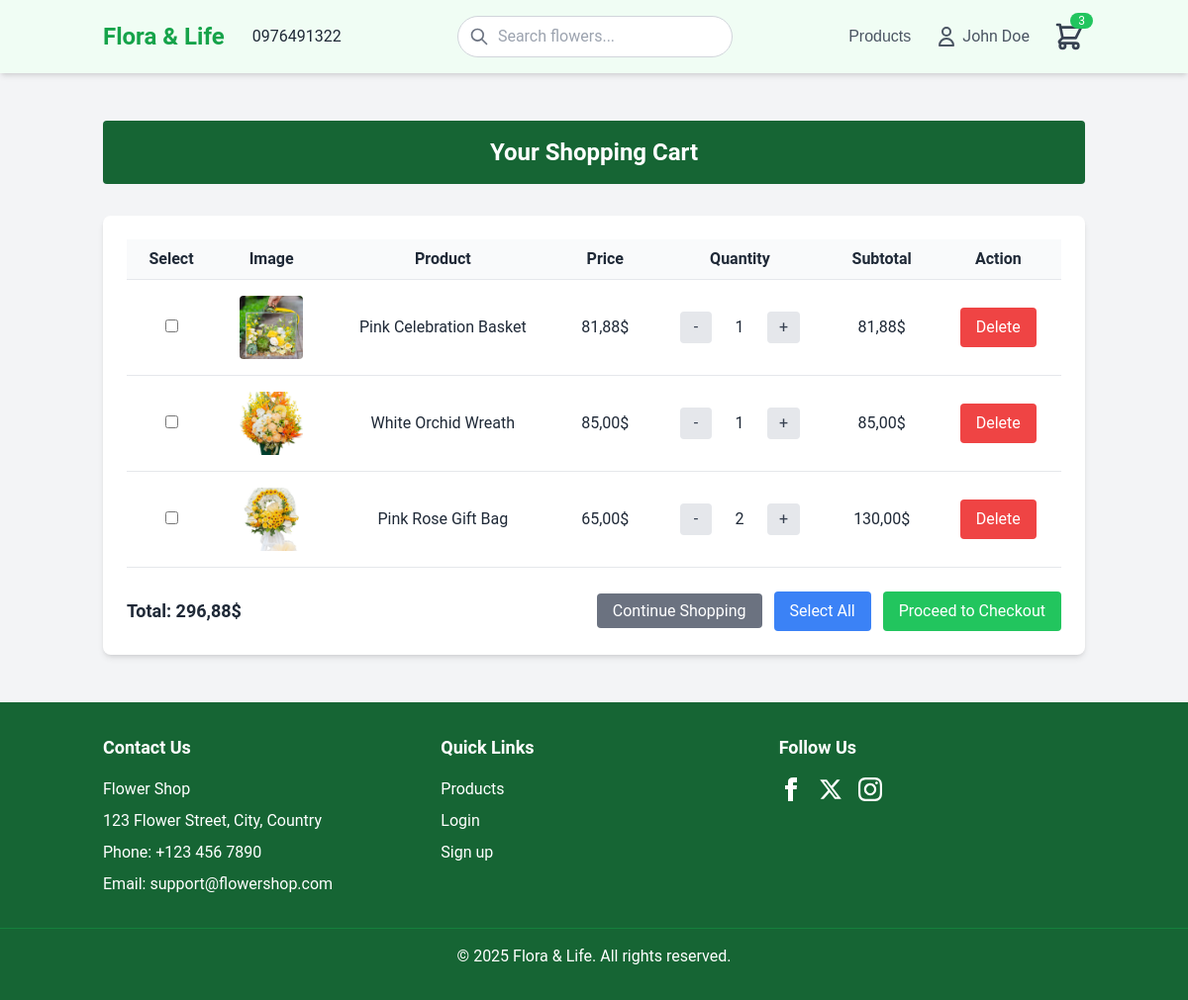
/cart.php (signed in), run on the app's committed database.
### tables this page shows
CREATE TABLE `cart` (
  `id` int(11) NOT NULL,
  `user_id` bigint(20) NOT NULL,
  `pid` bigint(20) NOT NULL,
  `name` varchar(255) NOT NULL,
  `price` decimal(10,2) NOT NULL,
  `quantity` int(11) NOT NULL,
  `image` varchar(255) NOT NULL,
  `created_at` datetime DEFAULT current_timestamp(),
  `updated_at` datetime DEFAULT current_timestamp() ON UPDATE current_timestamp()
);

CREATE TABLE `products` (
  `id` bigint(20) NOT NULL,
  `name` varchar(255) NOT NULL,
  `price` decimal(10,2) NOT NULL,
  `sale` decimal(10,2) NOT NULL DEFAULT 0.00,
  `product_detail` text NOT NULL,
  `image` varchar(255) NOT NULL,
  `origin` varchar(255) DEFAULT NULL,
  `type` enum('birthday','wedding','bouquet','condolence','basket','other') DEFAULT 'other',
  `created_at` datetime DEFAULT current_timestamp(),
  `updated_at` datetime DEFAULT current_timestamp() ON UPDATE current_timestamp()
);

### cart.php (the view, shortened to what this page needs)
<?php
include 'connection.php';
$user_id = isset($_SESSION['user_id']) ? $_SESSION['user_id'] : null;
$user_name = isset($_SESSION['user_name']) ? $_SESSION['user_name'] : 'Guest';
function fetchCartItems($conn, $user_id) {
    $cart_items = [];
    $total_price = 0;
    $stmt = $conn->prepare("
        SELECT c.id, c.pid, c.name, p.price, c.quantity, c.image, p.sale
        FROM cart c
        JOIN products p ON c.pid = p.id
        WHERE c.user_id = ?
    ");
    $stmt->bind_param("i", $user_id);
    $stmt->execute();
    $result = $stmt->get_result();
    while ($row = $result->fetch_assoc()) {
        $cart_items[] = $row;
        $discounted_price = $row['price'] * (100 - $row['sale']) / 100;
        $total_price += $discounted_price * $row['quantity'];
    }
    return ['items' => $cart_items, 'total_price' => $total_price];
}
$cart_data = fetchCartItems($conn, $user_id);
$cart_items = $cart_data['items'];
$total_price = $cart_data['total_price'];
$cart_count = count($cart_items);
?>
<!DOCTYPE html>
<html lang="en">
<head>
    <link rel="stylesheet" href="style1.css">
    <script src="https://cdn.tailwindcss.com"></script>
    <link rel="stylesheet" href="https://cdnjs.cloudflare.com/ajax/libs/font-awesome/6.4.2/css/all.min.css"/>
</head>
<body>
    <header class="header bg-green-50 shadow-md sticky top-0 z-50">
        <div class="container mx-auto px-4 py-4 flex justify-between items-center">
            <div class="flex items-center space-x-6">
                <a href="/" class="text-2xl font-bold text-green-600">Flora & Life</a>
                <div class="contact-info">
                    <div class="flex items-center gap-1">
                        <span>0976491322</span>
                    </div>
                </div>
            </div>
            <div class="search-bar">
                <div class="relative">
                    <input type="text" placeholder="Search flowers..." class="w-full pl-10 pr-4 py-2 rounded-full border border-gray-300 focus:outline-none focus:border-green-500 text-gray-700">
                    <svg class="w-5 h-5 absolute left-3 top-1/2 transform -translate-y-1/2 text-gray-500" fill="none" stroke="currentColor" viewBox="0 0 24 24" xmlns="http://www.w3.org/2000/svg">
                        <path stroke-linecap="round" stroke-linejoin="round" stroke-width="2" d="M21 21l-6-6m2-5a7 7 0 11-14 0 7 7 0 0114 0z"></path>
                    </svg>
                </div>
            </div>
            <nav class="nav-links flex space-x-6 items-center">
                <div class="relative dropdown">
                    <a href="product.php" class="text-gray-700 hover:text-green-500">Products</a>
                </div>
                <div class="relative dropdown">
                    <a href="#" class="text-gray-700 hover:text-green-500 flex items-center">
                        <svg class="w-6 h-6 mr-1" fill="none" stroke="currentColor" viewBox="0 0 24 24" xmlns="http://www.w3.org/2000/svg">
                            <path stroke-linecap="round" stroke-linejoin="round" stroke-width="2" d="M16 7a4 4 0 11-8 0 4 4 0 018 0zM12 14a7 7 0 00-7 7h14a7 7 0 00-7-7z"></path>
                        </svg>
                        <span><?php echo htmlspecialchars($user_name); ?></span>
                    </a>
                </div>
                <a href="cart.php" class="text-gray-700 hover:text-green-500 relative">
                    <span class="absolute -top-2 -right-2 bg-green-500 text-white text-xs rounded-full px-2"><?php echo $cart_count; ?></span>
                </a>
            </nav>
        </div>
    </header>
    <main class="py-12 bg-gray-100">
        <div class="container mx-auto px-4">
            <h2 class="text-2xl font-bold text-white text-center bg-green-800 py-4 mb-8 rounded">Your Shopping Cart</h2>
            <?php if (empty($cart_items)): ?>
                <p class="text-gray-600 text-center">Your cart is empty. <a href="customer.php" class="text-green-500 hover:underline">Start shopping!</a></p>
            <?php else: ?>
                <div class="bg-white p-6 rounded-lg shadow-md">
                    <form id="checkout-form" action="checkout.php" method="POST">
                        <table class="w-full text-left">
                            <thead>
                                <tr class="border-b">
                                    <th class="py-2">Select</th>
                                    <th class="py-2">Image</th>
                                    <th class="py-2">Product</th>
                                    <th class="py-2">Price</th>
                                    <th class="py-2">Quantity</th>
                                    <th class="py-2">Subtotal</th>
                                    <th class="py-2">Action</th>
                                </tr>
                            </thead>
                            <tbody>
                                <?php foreach ($cart_items as $item): ?>
                                    <tr class="border-b">
                                        <td class="py-4">
                                            <input type="checkbox" name="cart_ids[]" value="<?php echo $item['id']; ?>" class="item-checkbox">
                                        </td>
                                        <td class="py-4">
                                            <img src="<?php echo htmlspecialchars($item['image']); ?>" alt="<?php echo htmlspecialchars($item['name']); ?>" class="w-16 h-16 object-cover rounded">
                                        </td>
                                        <td class="py-4"><?php echo htmlspecialchars($item['name']); ?></td>
                                        <td class="py-4">
                                            <?php
                                            $discounted_price = $item['price'] * (100 - $item['sale']) / 100;
                                            echo number_format($discounted_price, 2, ',', '.');
                                            ?>$
                                        </td>
                                        <td class="py-4">
                                            <div class="quantity-controls">
                                                <form action="cart.php" method="POST">
                                                    <button type="submit" name="decrease_quantity">-</button>
                                                </form>
                                                <span><?php echo $item['quantity']; ?></span>
                                                <form action="cart.php" method="POST">
                                                    <button type="submit" name="increase_quantity">+</button>
                                                </form>
                                            </div>
                                        </td>
                                        <td class="py-4">
                                            <?php echo number_format($discounted_price * $item['quantity'], 2, ',', '.'); ?>$
                                        </td>
                                        <td class="py-4">
                                            <form action="cart.php" method="POST">
                                                <button type="submit" name="remove_item" style="background-color: #ef4444; color: white; padding: 8px 16px; border: none; border-radius: 4px; cursor: pointer;">Delete</button>
                                            </form>
                                        </td>
                                    </tr>
                                <?php endforeach; ?>
                            </tbody>
                        </table>
                        <div class="mt-6 flex justify-between items-center">
                            <div>
                                <p class="text-lg font-bold">Total: <?php echo number_format($total_price, 2, ',', '.'); ?>$</p>
                            </div>
                            <div>
                                <a href="customer.php" class="bg-gray-500 text-white px-4 py-2 rounded hover:bg-gray-600 mr-2">Continue Shopping</a>
                                <button type="button" id="select-all-btn" onclick="toggleSelectAll()" class="bg-blue-500 text-white px-4 py-2 rounded hover:bg-blue-600 mr-2">Select All</button>
                                <button type="submit" name="checkout_selected" class="bg-green-500 text-white px-4 py-2 rounded hover:bg-green-600">Proceed to Checkout</button>
                            </div>
                        </div>
                    </form>
                </div>
            <?php endif; ?>
        </div>
    </main>
    <footer class="bg-green-800 text-white py-8">
        <div class="container mx-auto px-4 grid grid-cols-1 md:grid-cols-3 gap-8">
            <div>
                <h3 class="text-lg font-bold mb-4">Contact Us</h3>
                <p class="mb-2">Flower Shop</p>
                <p class="mb-2">123 Flower Street, City, Country</p>
                <p class="mb-2">Phone: +123 456 7890</p>
                <p>Email: support@flowershop.com</p>
            </div>
            <div>
                <h3 class="text-lg font-bold mb-4">Quick Links</h3>
                <ul class="space-y-2">
                    <li><a href="login.php" class="hover:text-green-300">Products</a></li>
                    <li><a href="login.php" class="hover:text-green-300">Login</a></li>
                    <li><a href="register.php" class="hover:text-green-300">Sign up</a></li>
                </ul>
            </div>
            <div>
                <h3 class="text-lg font-bold mb-4">Follow Us</h3>
                <div class="flex space-x-4">
                    <a href="https://facebook.com" class="hover:text-green-300">
                        <svg class="w-6 h-6" fill="currentColor" viewBox="0 0 24 24" xmlns="http://www.w3.org/2000/svg">
                            <path d="M9 8h-3v4h3v12h5v-12h3.642l.358-4h-4v-1.667c0-.955.192-1.333 1.115-1.333h2.885v-5h-3.808c-3.596 0-5.192 1.583-5.192 4.615v3.385z"/>
                        </svg>
                    </a>
                    <a href="https://twitter.com" class="hover:text-green-300">
                        <svg class="w-6 h-6" fill="currentColor" viewBox="0 0 24 24" xmlns="http://www.w3.org/2000/svg">
                            <path d="M18.244 2.25h3.308l-7.227 8.26 8.502 11.24H16.17l-5.214-6.817L4.99 21.75H1.68l7.73-8.835L1.254 2.25H8.08l4.713 6.231zm-1.161 17.52h1.833L7.084 4.126H5.117z"/>
                        </svg>
                    </a>
                    <a href="https://instagram.com" class="hover:text-green-300">
                    </a>
                </div>
            </div>
        </div>
        <div class="border-t border-green-700 mt-8 pt-4 text-center">
            <p>© 2025 Flora & Life. All rights reserved.</p>
        </div>
    </footer>
</body>
</html>

### style1.css (style rules this page uses)
* { margin: 0; padding: 0; box-sizing: border-box; font-family: 'Roboto', sans-serif; }
body { display: flex; flex-direction: column; min-height: 100vh; background: #f9fafb; color: #1f2937; }
main { flex: 1; }
.header { background: #ffffff; box-shadow: 0 2px 4px rgba(0, 0, 0, 0.1); }
.nav-links a, .nav-links i, .icons a, .icons i { transition: color 0.3s, transform 0.2s; }
.search-bar input { border-color: #d1d5db; transition: border-color 0.3s; }
@media (min-width: 769px) { .nav-links { display: flex !important; } }
footer { background: #166534; }
footer a, footer svg { color: #ffffff; transition: color 0.3s; }
input[type="text"], input[type="email"], input[type="number"] { border-color: #d1d5db; transition: border-color 0.3s; }
button[type="submit"] { background: #22c55e; color: #ffffff; transition: background 0.3s, transform 0.2s; }

### cart.php (style rules this page uses)
.quantity-controls { display: flex; align-items: center; justify-content: center; gap: 0.5rem; width: 100%; }
.quantity-controls button { background-color: #e5e7eb; color: #374151; padding: 0.25rem 0.75rem; border-radius: 0.25rem; border: none; cursor: pointer; font-size: 1rem; min-width: 2rem; text-align: center; }
.quantity-controls span { width: 2.5rem; text-align: center; display: inline-block; }
table { width: 100%; border-collapse: collapse; margin: 0 auto; }
th, td { padding: 1rem; text-align: center; vertical-align: middle; }
th { background-color: #f9fafb; font-weight: bold; }
td { border-bottom: 1px solid #e5e7eb; }
td img { display: block; margin: 0 auto; }
.dropdown { position: relative; }
.dropdown > a { font-family: 'Arial', sans-serif; color: #4b5563; font-size: 1rem; text-decoration: none; }

### data on the page
cart: image (picture), name "Pink Celebration Basket", pid.sale "81,88", quantity "1", $discounted_price * $item['quantity'] "81,88"
cart: image (picture), name "White Orchid Wreath", pid.sale "85,00", quantity "1", $discounted_price * $item['quantity'] "85,00"
cart: image (picture), name "Pink Rose Gift Bag", pid.sale "65,00", quantity "2", $discounted_price * $item['quantity'] "130,00"

### other printed values
$user_name "John Doe"
$cart_count "3"
$total_price "296,88"
